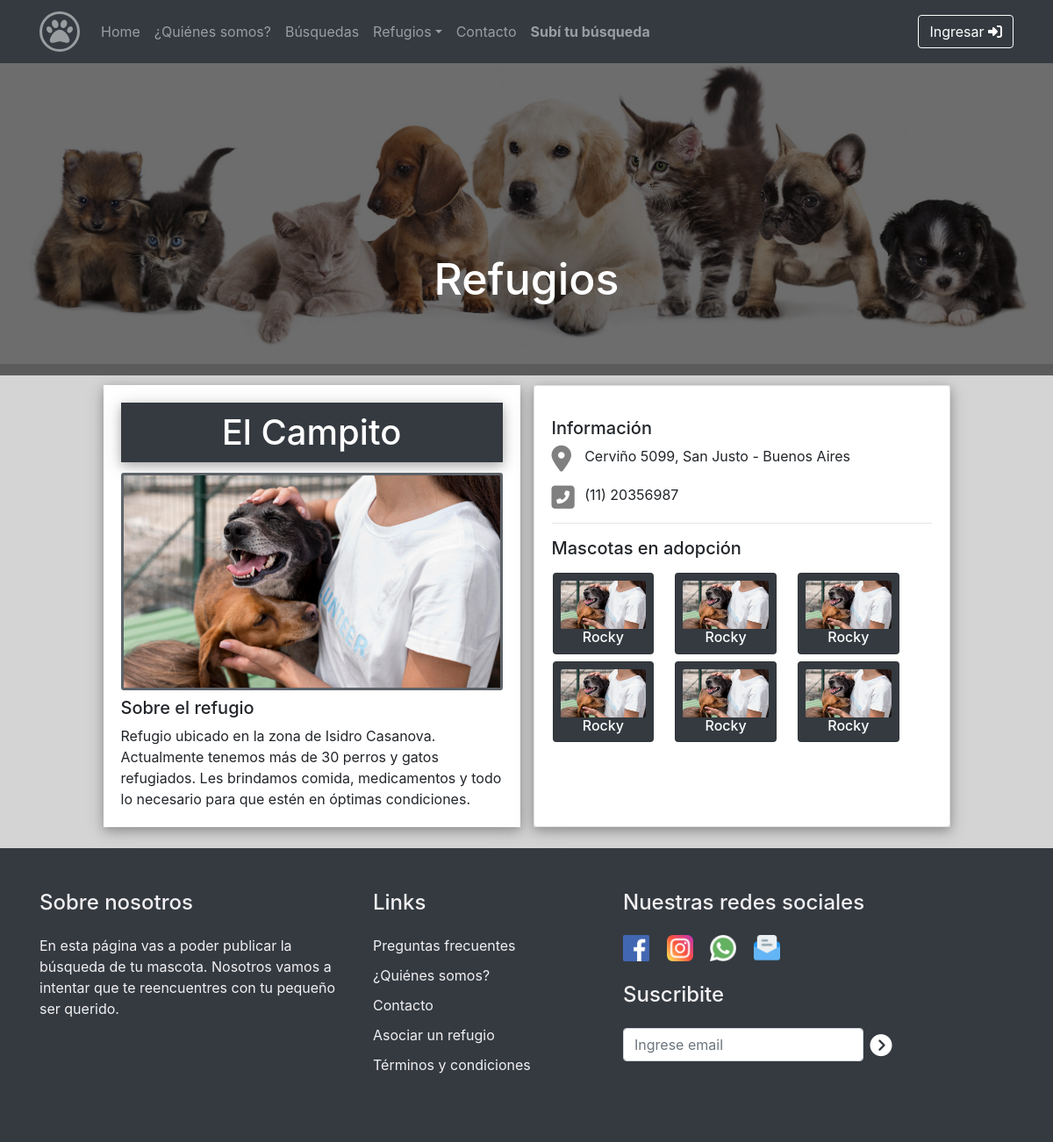
Page /refugios/12/ on the committed database.
### refugios/models.py (models this page shows, shortened)
class Refugio(models.Model):
    nombre = models.CharField(max_length=50)
    direccion = models.CharField(max_length=40, verbose_name="Domicilio")
    cp = models.IntegerField(verbose_name="Código Postal")
    localidad = models.CharField(max_length=40)
    provincia = models.CharField(max_length=40)
    telefono = models.IntegerField(verbose_name="Teléfono")
    codigoArea = models.IntegerField(verbose_name="Prefijo")
    celular = models.IntegerField(verbose_name="Celular")
    email = models.EmailField(verbose_name="Correo electrónico")
    confirmacionEmail = models.EmailField (verbose_name="Repita Correo electrónico")
    facebook = models.CharField(max_length=40, blank=True, null = True)
    instagram = models.CharField(max_length=40, blank=True, null = True)
    foto_refugio = models.ImageField(upload_to="refugios")
    descripcion = models.TextField()

### principal/views.py (the view)
# urls.py: path('refugios/<id>/', views.informacion_refugios),
def informacion_refugios(request, id):
    info_refugio = Refugio.objects.get(id=id)
    refugios = Refugio.objects.filter(id=id)
    newsletter = NewsletterForm()
    if request.method == 'POST':
        formularioNewsletter = NewsletterForm(data=request.POST)
        if formularioNewsletter.is_valid():
            formularioNewsletter.save()
        else:
            newsletter = formularioNewsletter
    return render(request, "principal/informacion_refugios.html", {'info_refugio': info_refugio, 'refugios': refugios,'newsletter': newsletter})

### principal/forms.py
class NewsletterForm(forms.ModelForm):
    email_newsletter = forms.CharField(widget=forms.EmailInput(attrs={'type':"email", 'class':"form-control", 'placeholder':"Ingrese email", 'aria-label':"Recipient's username", 'aria-describedby':"button-addon2",}))
    class Meta:
        model = Newsletter
        fields = ['email_newsletter',]

### principal/templates/principal/informacion_refugios.html (shortened to what this page needs)
{% extends "principal/index.html" %}
{% load static %}
{% block content %}
<br>
<div class="mt-4 contenedor_imagen pr-0 ">
    <div class="text-center fondo_banner p-0">
        <h1 class="texto_banner"> Refugios</h1>
    </div>
    <img src="{% static 'principal/img/429416-svetik_2560x1440.jpg' %}" class="imagen_banner">
</div>
<div class="container mt-4 mb-4 ">
    {% for refugio in refugios %}
    <div class="row justify-content-center">
        <div class="col-xl-5 col-lg-8 contenedor_imagen_refugio b-s">
            <h3 class="card-title nombre_refugio">{{refugio.nombre}}</h3>
            <img src="{{refugio.foto_refugio.url}}" class="card-img mb-2" alt="{{refugio.nombre}}"
                style="border-style: solid; border-width: 3px; border-color: #5d6369; ">
            <h5>Sobre el refugio </h5>
            {{refugio.descripcion}}
        </div>
        <div class="col-xl-5 col-lg-8 card_descripcion p-0 b-s">
            <div class="card col-md-12 p-0" style="background-color: white; height: 100%; width: 100%;">
                <div class="card-body">
                    <h5>Información </h5>
                    <div class="mb5">
                        <div class="w5 f-left mr-3">
                            <i class="fas fa-map-marker-alt icono_refugio"></i>
                        </div>
                        <div class="w95 ">
                            {{refugio.direccion}}, {{refugio.localidad}} -
                            {{refugio.provincia}}
                        </div>
                    </div>
                    <div class="mb5">
                        <div class="w5 f-left mr-3">
                            <i class="fas fa-phone-square-alt icono_refugio"></i>
                        </div>
                        <div class="w95 mb5">
                            ({{refugio.codigoArea}}) {{refugio.telefono}}
                        </div>
                    </div>
                    <hr>
                    <h5>Mascotas en adopción </h5>
                    <div class="row" style="text-align: center;">
                        <div class="card bg-dark text-white col-md-3 p-2 mr-4 ml-3 mt-2">
                            <img src="{{refugio.foto_refugio.url}}" class="card-img" alt="...">
                            <h5 class="card-title m-0" style="font-size: medium; text-align: center;" ;>Rocky</h5>
                        </div>
                        <div class="card bg-dark text-white  col-md-3  p-2 mr-4 mt-2">
                            <img src="{{refugio.foto_refugio.url}}" class="card-img" alt="...">
                            <h5 class="card-title m-0" style="font-size: medium; text-align: center;" ;>Rocky</h5>
                        </div>
                        <div class="card bg-dark text-white  col-md-3  p-2 mt-2">
                            <img src="{{refugio.foto_refugio.url}}" class="card-img" alt="...">
                            <h5 class="card-title m-0" style="font-size: medium; text-align: center;" ;>Rocky</h5>
                        </div>
                    </div>
                    <div class="row" style="text-align: center;">
                        <div class="card bg-dark text-white col-md-3 p-2 mr-4 ml-3 mt-2">
                            <img src="{{refugio.foto_refugio.url}}" class="card-img" alt="...">
                            <h5 class="card-title m-0" style="font-size: medium; text-align: center;" ;>Rocky</h5>
                        </div>
                        <div class="card bg-dark text-white  col-md-3  p-2 mr-4 mt-2">
                            <img src="{{refugio.foto_refugio.url}}" class="card-img" alt="...">
                            <h5 class="card-title m-0" style="font-size: medium; text-align: center;" ;>Rocky</h5>
                        </div>
                        <div class="card bg-dark text-white  col-md-3  p-2 mt-2">
                            <img src="{{refugio.foto_refugio.url}}" class="card-img" alt="...">
                            <h5 class="card-title m-0" style="font-size: medium; text-align: center;" ;>Rocky</h5>
                        </div>
                    </div>
                </div>
            </div>
        </div>
    </div>
</div>
{% endfor %}
{% endblock %}

### principal/static/principal/css/styles.css (style rules this page uses)
.imagen_banner { width: 100%; background-repeat:no-repeat; }
.contenedor_imagen { padding-right: 0px !important; padding-left: 0px !important; position: relative; }
.fondo_banner { background: rgba(12, 12, 12, 0.6); position: absolute; width: 100%; }
.texto_banner { width: 100%; color: white; padding-top: 20%; font-weight: 500; position: relative; font-size: 50px; }
.icono_refugio { color: grey ; margin-right: 15px; font-size: 30px; }
.w5 { width: 5%; }
.f-left { float: left; }
.w95 { width: 95%; }
.mb5 { margin-bottom: 20px; }
.contenedor_imagen_refugio { margin-bottom: 20px; background-color: white; padding: 20px !important; }
.b-s { box-shadow: 0 4px 10px 0 rgb(0 0 0 / 20%), 0 4px 20px 0 rgb(0 0 0 / 19%)!important ; }
.card_descripcion { max-height: 544px; margin-left: 15px; }
.nombre_refugio { text-align: center; font-size: 40px; box-shadow: 0 4px 10px 0 rgb(0 0 0 / 20%), 0 4px 20px 0 rgb(0 0 0 / 19%)!important ; padding: 10px; background-color: #343a40; color: white; }
@media (min-width: 1200px) { .fondo_banner { height: 380px; } }
@media (min-width: 1200px) { .contenedor_imagen_refugio { margin-bottom: 0px; } }

### rows in the picture
Refugio: nombre "El Campito", foto_refugio (picture), descripcion "Refugio ubicado en la zona de Isidro Casanova. Actualmente tenemos más de 30 perros y gatos refugiados. Les brindamos comida, medicamentos y todo lo necesario para que estén en óptimas condiciones.", direccion "Cerviño 5099", localidad "San Justo", provincia "Buenos Aires", codigoArea "11", telefono "20356987"
